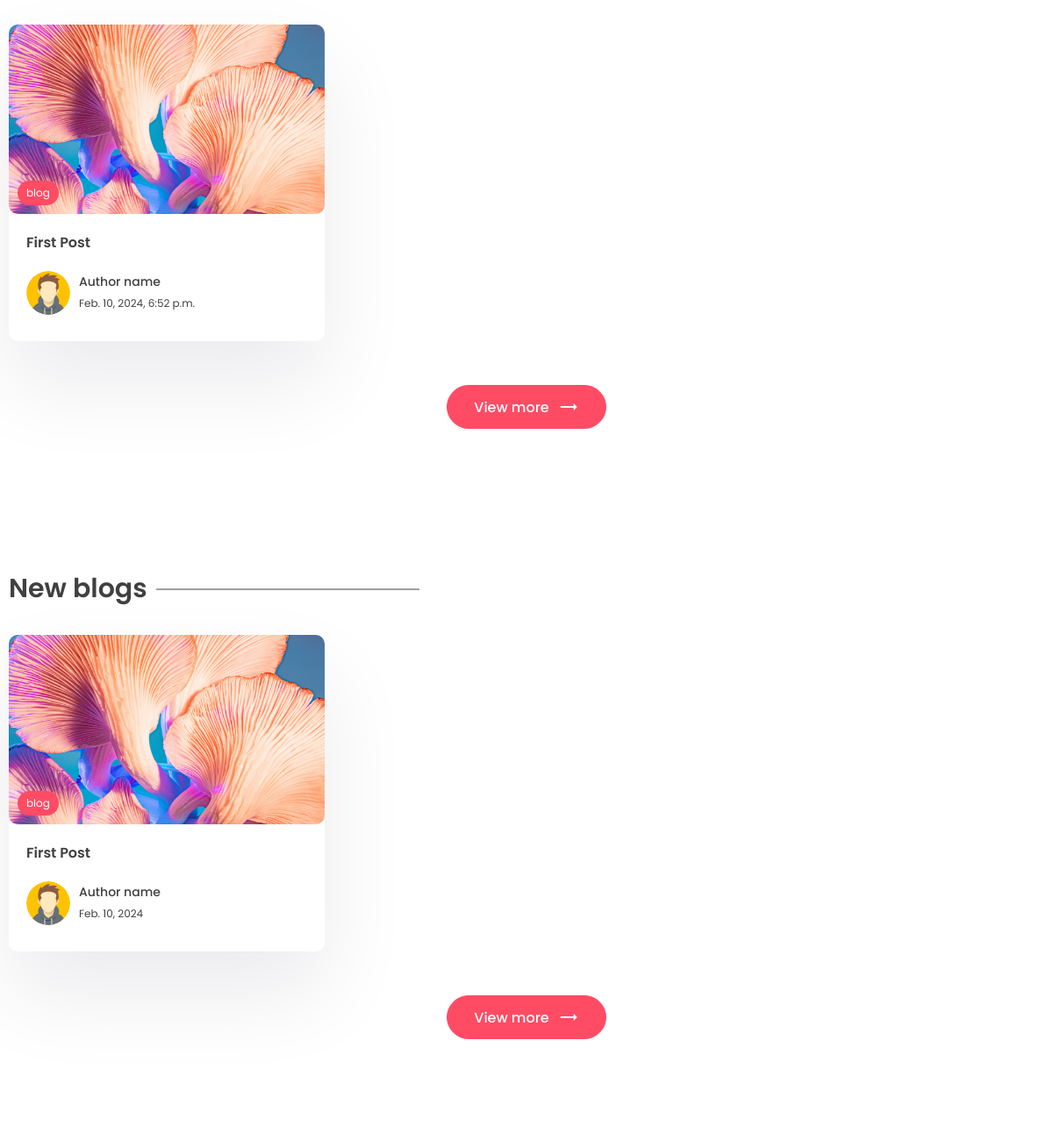
/ (middle part), run on an earlier commit of the app's database.
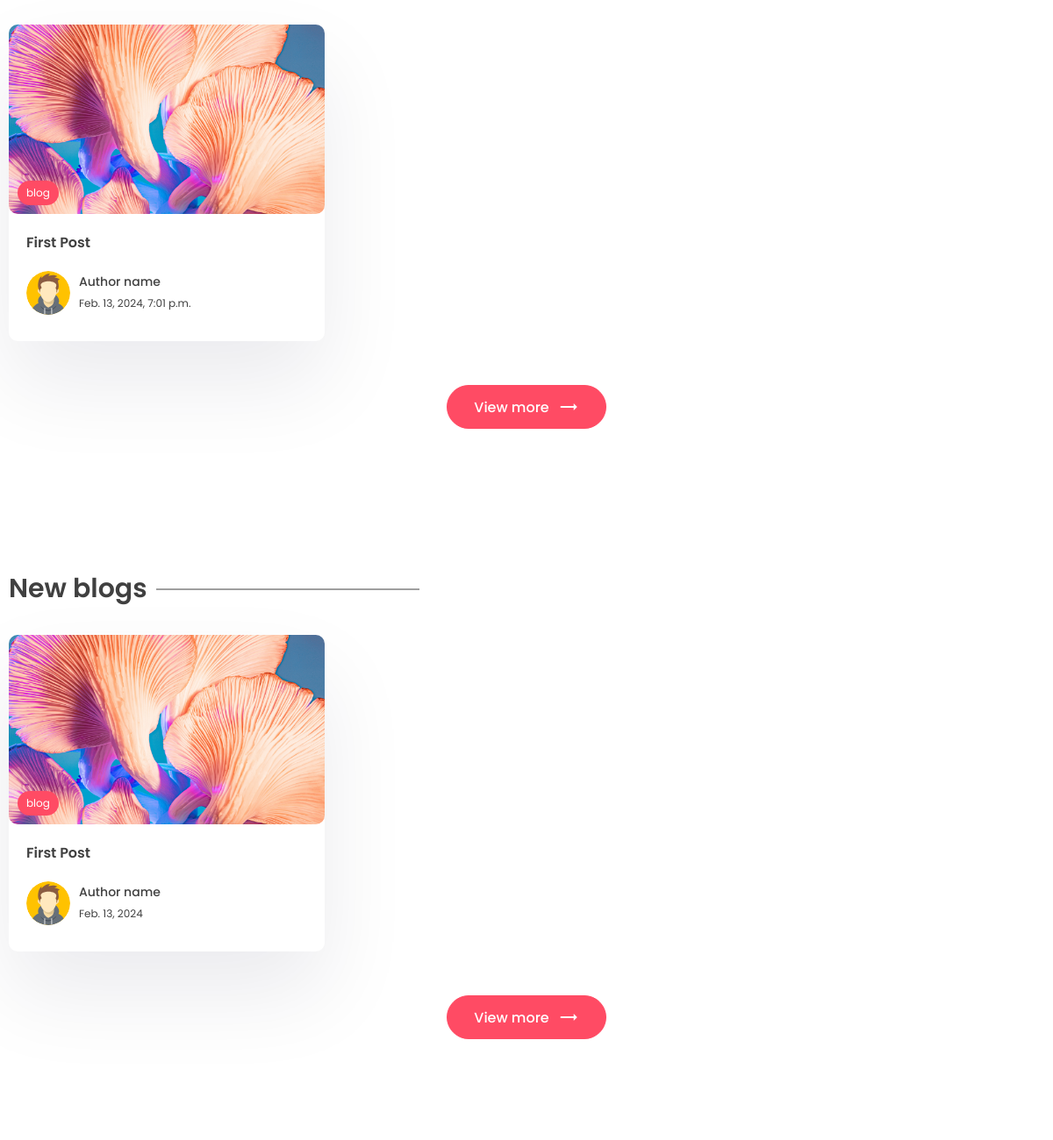
And on a later commit of the database.
### app/models.py (models this page shows, shortened)
class Post(models.Model):
    title = models.CharField(max_length = 200)
    content = models.TextField()
    last_updated = models.DateTimeField(auto_now = True)
    slug = models.SlugField(max_length =200, unique=True)
    image = models.ImageField(null=True, blank=True, upload_to='images/')
    tags = models.ManyToManyField(Tag, blank=True, related_name='post')
    view_count = models.IntegerField(null = True, blank= True)
    is_featured = models.BooleanField(default = False)

class Tag(models.Model):
    name=models.CharField(max_length = 100)
    description=models.CharField(max_length = 100)
    slug=models.SlugField(max_length = 200, unique = True)

### app/views.py (the view)
# urls.py: path("", views.index, name="index"),
def index(request):
    posts = Post.objects.all()
    top_posts = Post.objects.all().order_by('-view_count')[0:3]
    recent_posts = Post.objects.all().order_by('-last_updated')[0:3]
    featured_blog = Post.objects.filter(is_featured= True)
    subscribe_form = SubscribeForm()
    subscribe_successful = None
    if featured_blog:
        featured_blog = featured_blog[0]
    if request.POST:
        subscribe_form = SubscribeForm(request.POST)
        if subscribe_form.is_valid():
            subscribe_form.save()
            subscribe_successful = 'Subscribed successfully.'
            subscribe_form = SubscribeForm()
    context = {'posts':posts, 'top_posts': top_posts, 'recent_posts':recent_posts, 'subscribe_form':subscribe_form, 'subscribe_successful': subscribe_successful, 'featured_blog':featured_blog}
    return render(request, 'app/index.html', context)

### app/templates/app/index.html (shortened to what this page needs)
{% extends "base.html" %}
{% block content %}
    <section class="sp">
      <div class="container">
        <div class="grid-3">
          {% for post in top_posts %}
            <a href="{% url 'post_page' post.slug %}" class="card-link">
              <div class="card">
                <div class="post-img">
                  <img src="{{ post.image.url }}" alt="{{ post.title }}" />
                  <div class="tag">{{post.tags.all.0.name}}</div>
                </div>
                <div class="card-content">
                  <h3>{{ post.title }}</h3>
                  <div class="author">
                    <div class="profile-pic">
                      <img src="images/author.svg" alt="Author" />
                    </div>
                    <div class="details">
                      <p>Author name</p>
                      <small>{{ post.last_updated }}</small>
                    </div>
                  </div>
                </div>
              </div>
            </a>
          {% endfor %}
        </div>
        <center>
          <a href=""><button class="btn btn-primary rounded view">
            View more <span class="material-icons"> trending_flat </span>
          </button></a>
        </center>
      </div>
    </section>
    <section class="sp">
      <div class="container">
        <h1 class="sec-title">New blogs</h1>
        <div class="grid-3">
            {% for post in recent_posts %}
          <a href="{% url 'post_page' post.slug %}">
            <div class="card">
              <div class="post-img">
                <img src="{{post.image.url}}" alt="" />
                <div class="tag">{{post.tags.all.0.name}}</div>
              </div>
              <div class="card-content">
                <h3>
                  {{post.title}}
                </h3>
                <div class="author">
                  <div class="profile-pic">
                    <img src="images/author.svg" alt="" />
                  </div>
                  <div class="details">
                    <p>Author name</p>
                    <small>{{post.last_updated|date}}</small>
                  </div>
                </div>
              </div>
            </div>
          </a>
          {% endfor %}
        </div>
        <center>
          <a href=""><button class="btn btn-primary rounded view">
            View more <span class="material-icons"> trending_flat </span>
          </button></a>
        </center>
      </div>
    </section>
    {% endblock content %}

What changed in the data, as far as the page shows it:
changed Post "First Post": last_updated "Feb. 10, 2024, 6:52 p.m." → "Feb. 13, 2024, 7:01 p.m."; last_updated "Feb. 10, 2024" → "Feb. 13, 2024"
